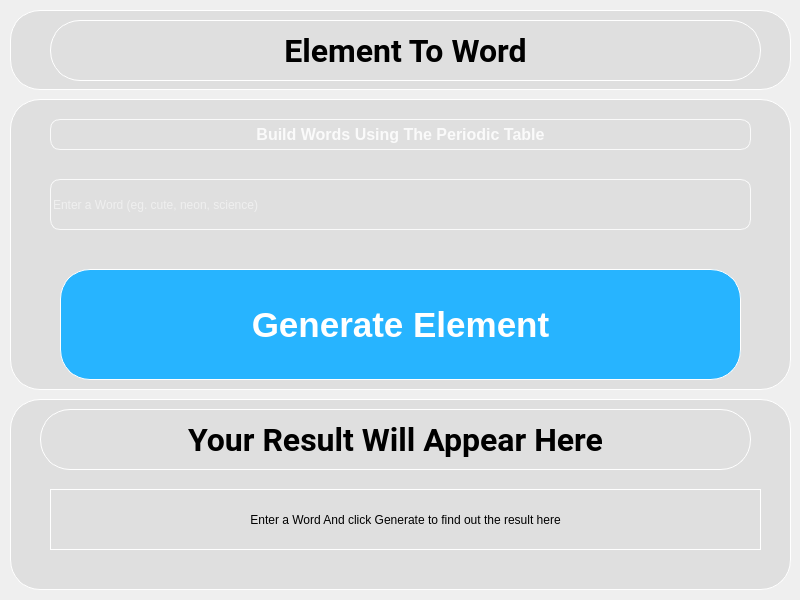
<?xml version="1.0" encoding="UTF-8"?>
<ui version="4.0">
 <class>MainWindow</class>
 <widget class="QMainWindow" name="MainWindow">
  <property name="geometry">
   <rect>
    <x>0</x>
    <y>0</y>
    <width>800</width>
    <height>600</height>
   </rect>
  </property>
  <property name="windowTitle">
   <string>MainWindow</string>
  </property>
  <widget class="QWidget" name="centralwidget">
   <widget class="QFrame" name="header_frame">
    <property name="geometry">
     <rect>
      <x>10</x>
      <y>10</y>
      <width>781</width>
      <height>80</height>
     </rect>
    </property>
    <property name="styleSheet">
     <string notr="true">background-color: rgb(223, 223, 223);
border: 1px solid white;
border-radius: 30px;</string>
    </property>
    <property name="frameShape">
     <enum>QFrame::StyledPanel</enum>
    </property>
    <property name="frameShadow">
     <enum>QFrame::Raised</enum>
    </property>
    <widget class="QLabel" name="header">
     <property name="geometry">
      <rect>
       <x>40</x>
       <y>10</y>
       <width>711</width>
       <height>61</height>
      </rect>
     </property>
     <property name="font">
      <font>
       <family>Roboto</family>
       <pointsize>24</pointsize>
       <weight>75</weight>
       <bold>true</bold>
      </font>
     </property>
     <property name="text">
      <string>Element To Word</string>
     </property>
     <property name="alignment">
      <set>Qt::AlignCenter</set>
     </property>
    </widget>
   </widget>
   <widget class="QFrame" name="body__frame">
    <property name="geometry">
     <rect>
      <x>10</x>
      <y>99</y>
      <width>781</width>
      <height>291</height>
     </rect>
    </property>
    <property name="styleSheet">
     <string notr="true">background-color: rgb(223, 223, 223);
border: 1px solid white;
border-radius: 30px;</string>
    </property>
    <property name="frameShape">
     <enum>QFrame::StyledPanel</enum>
    </property>
    <property name="frameShadow">
     <enum>QFrame::Raised</enum>
    </property>
    <widget class="QLabel" name="info">
     <property name="geometry">
      <rect>
       <x>40</x>
       <y>20</y>
       <width>701</width>
       <height>31</height>
      </rect>
     </property>
     <property name="font">
      <font>
       <pointsize>12</pointsize>
       <weight>75</weight>
       <bold>true</bold>
      </font>
     </property>
     <property name="styleSheet">
      <string notr="true">border-color: rgb(250, 250, 250);
border-radius: 10px;
color: rgb(250, 250, 250);</string>
     </property>
     <property name="text">
      <string>Build Words Using The Periodic Table</string>
     </property>
     <property name="alignment">
      <set>Qt::AlignCenter</set>
     </property>
    </widget>
    <widget class="QLineEdit" name="word">
     <property name="geometry">
      <rect>
       <x>40</x>
       <y>80</y>
       <width>701</width>
       <height>51</height>
      </rect>
     </property>
     <property name="styleSheet">
      <string notr="true">border-color: rgb(250, 250, 250);
border-radius: 10px;
color: rgb(255, 255, 255);</string>
     </property>
     <property name="placeholderText">
      <string>Enter a Word (eg. cute, neon, science)</string>
     </property>
    </widget>
    <widget class="QPushButton" name="genarate_element_btn">
     <property name="geometry">
      <rect>
       <x>50</x>
       <y>170</y>
       <width>681</width>
       <height>111</height>
      </rect>
     </property>
     <property name="font">
      <font>
       <pointsize>26</pointsize>
       <weight>75</weight>
       <bold>true</bold>
      </font>
     </property>
     <property name="cursor">
      <cursorShape>PointingHandCursor</cursorShape>
     </property>
     <property name="styleSheet">
      <string notr="true">background-color: rgb(39, 180, 255);
color: rgb(255, 255, 255);</string>
     </property>
     <property name="text">
      <string>Generate Element</string>
     </property>
    </widget>
   </widget>
   <widget class="QFrame" name="result_frame">
    <property name="geometry">
     <rect>
      <x>10</x>
      <y>399</y>
      <width>781</width>
      <height>191</height>
     </rect>
    </property>
    <property name="styleSheet">
     <string notr="true">background-color: rgb(223, 223, 223);
border: 1px solid white;
border-radius: 30px;</string>
    </property>
    <property name="frameShape">
     <enum>QFrame::StyledPanel</enum>
    </property>
    <property name="frameShadow">
     <enum>QFrame::Raised</enum>
    </property>
    <widget class="QLabel" name="info_2">
     <property name="geometry">
      <rect>
       <x>30</x>
       <y>10</y>
       <width>711</width>
       <height>61</height>
      </rect>
     </property>
     <property name="font">
      <font>
       <family>Roboto</family>
       <pointsize>24</pointsize>
       <weight>75</weight>
       <bold>true</bold>
      </font>
     </property>
     <property name="text">
      <string>Your Result Will Appear Here</string>
     </property>
     <property name="alignment">
      <set>Qt::AlignCenter</set>
     </property>
    </widget>
    <widget class="QLabel" name="result">
     <property name="geometry">
      <rect>
       <x>40</x>
       <y>90</y>
       <width>711</width>
       <height>61</height>
      </rect>
     </property>
     <property name="styleSheet">
      <string notr="true">border-radius: none;</string>
     </property>
     <property name="text">
      <string>Enter a Word And click Generate to find out the result here</string>
     </property>
     <property name="alignment">
      <set>Qt::AlignCenter</set>
     </property>
    </widget>
   </widget>
  </widget>
 </widget>
 <resources/>
 <connections/>
</ui>
